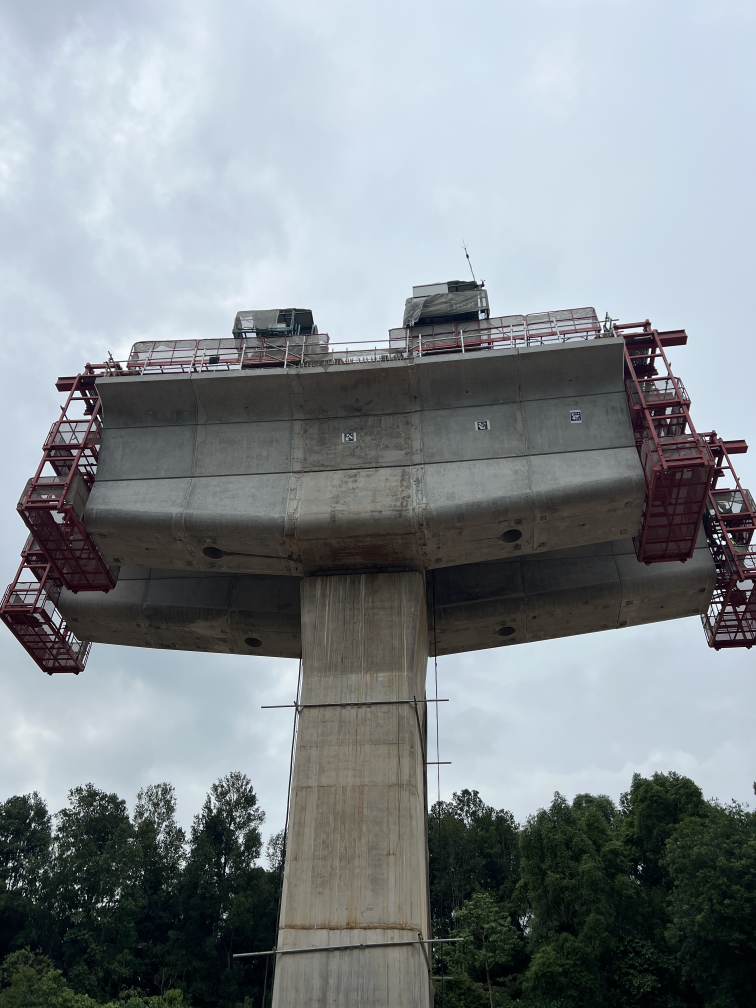
#> input picture iphone_images/1691741424676_.pic_hd.jpg, 3024 x 4032 px (shown at 1/4 size); its folder holds only this picture in this run
$ python -i MarkerDetect.py   (imports and definitions only)
#> lines starting #> are read from the running program, lines starting #| are printed output that depends on the picture
import cv2
import numpy as np
from PIL import Image
import glob
import os
import time
from pathlib import Path

# Import ArUco module explicitly
from cv2 import aruco

# Constants and configuration
# ArUco configuration
aruco_dict = aruco.getPredefinedDictionary(aruco.DICT_6X6_250)
parameters = aruco.DetectorParameters()

# Calibrated iphone 13pm camera parameters
CAMERA_MATRIX = np.array([
    [3.03671333e+03, 0.00000000e+00, 1.47645324e+03],
    [0.00000000e+00, 3.04258016e+03, 1.99270842e+03],
    [0.00000000e+00, 0.00000000e+00, 1.00000000e+00]
], dtype=np.float64)

DIST_COEFFS = np.array([
    2.52297387e-01, -1.67839933e+00, -4.19392270e-03, -9.71453842e-03, 7.25147589e+00
], dtype=np.float64)
MARKER_LENGTH = 0.28  # meters

# Detector parameters configuration
parameters.adaptiveThreshWinSizeMin = 5
parameters.adaptiveThreshWinSizeMax = 35
parameters.minMarkerPerimeterRate = 0.03
parameters.cornerRefinementMethod = aruco.CORNER_REFINE_SUBPIX

# Default paths
DEFAULT_IMAGE_FOLDER = os.path.join("raw images")
DEFAULT_RESULTS_FOLDER = os.path.join("results")

# Required marker IDs
REQUIRED_MARKERS = [0, 4]


def load_and_preprocess(image_path, enhance_contrast=True):
    """
    Load image and preprocess with optional contrast enhancement

    Args:
        image_path (str): Path to the input image
        enhance_contrast (bool): Whether to enhance contrast

    Returns:
        tuple: (preprocessed image, new camera matrix) or (None, None) if loading fails
    """
#> called with image_path = 'iphone_images/1691741424676_.pic_hd.jpg', enhance_contrast = True
    try:
        # Directly load image with OpenCV
        img = cv2.imread(image_path)
#> img is the input picture: shape (4032, 3024, 3); mean B, G, R 142.3, 138, 131
        if img is None:
            print(f"Failed to load image: {image_path}")
            return None, None

        # Enhance contrast
        if enhance_contrast:
            # Convert to LAB color space (L=lightness, A=green-red, B=blue-yellow)
            lab = cv2.cvtColor(img, cv2.COLOR_BGR2LAB)
#> lab: shape (4032, 3024, 3); mean of channels 0, 1, 2 140.7, 126.5, 125.3
            # Split channels
            l, a, b = cv2.split(lab)
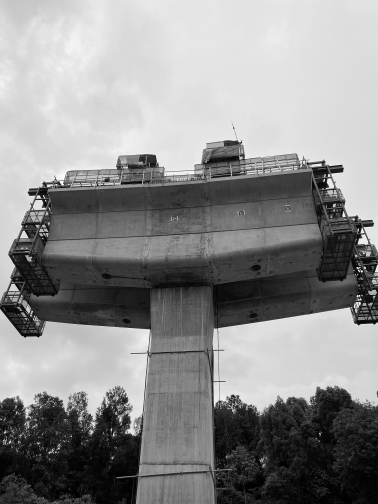
#> l: shape (4032, 3024) (shown at 1/8 size); min 0, max 255, mean 140.7
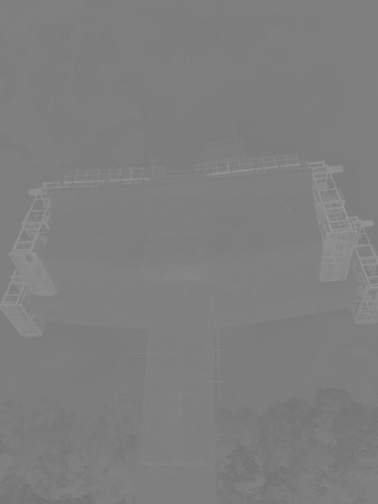
#> a: shape (4032, 3024) (shown at 1/8 size); min 105, max 157, mean 126.5
            # Apply CLAHE (Contrast Limited Adaptive Histogram Equalization) to lightness channel
            clahe = cv2.createCLAHE(clipLimit=2.0, tileGridSize=(8, 8))
            cl = clahe.apply(l)
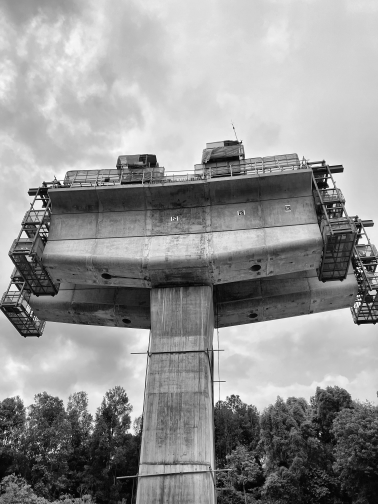
#> cl: shape (4032, 3024) (shown at 1/8 size); min 0, max 255, mean 147.2
            # Merge channels
            enhanced_lab = cv2.merge((cl, a, b))
#> enhanced_lab: shape (4032, 3024, 3); mean of channels 0, 1, 2 147.2, 126.5, 125.3
            # Convert back to BGR
            img = cv2.cvtColor(enhanced_lab, cv2.COLOR_LAB2BGR)
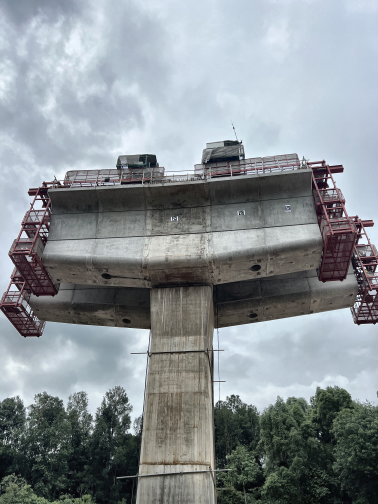
#> img: shape (4032, 3024, 3) (shown at 1/8 size); mean B, G, R 147.7, 143.6, 136.7

        # Undistort
        h, w = img.shape[:2]
        new_cam_matrix, roi = cv2.getOptimalNewCameraMatrix(
            CAMERA_MATRIX, DIST_COEFFS, (w, h), 1, (w, h))
        undistorted_img = cv2.undistort(
            img, CAMERA_MATRIX, DIST_COEFFS, None, new_cam_matrix)
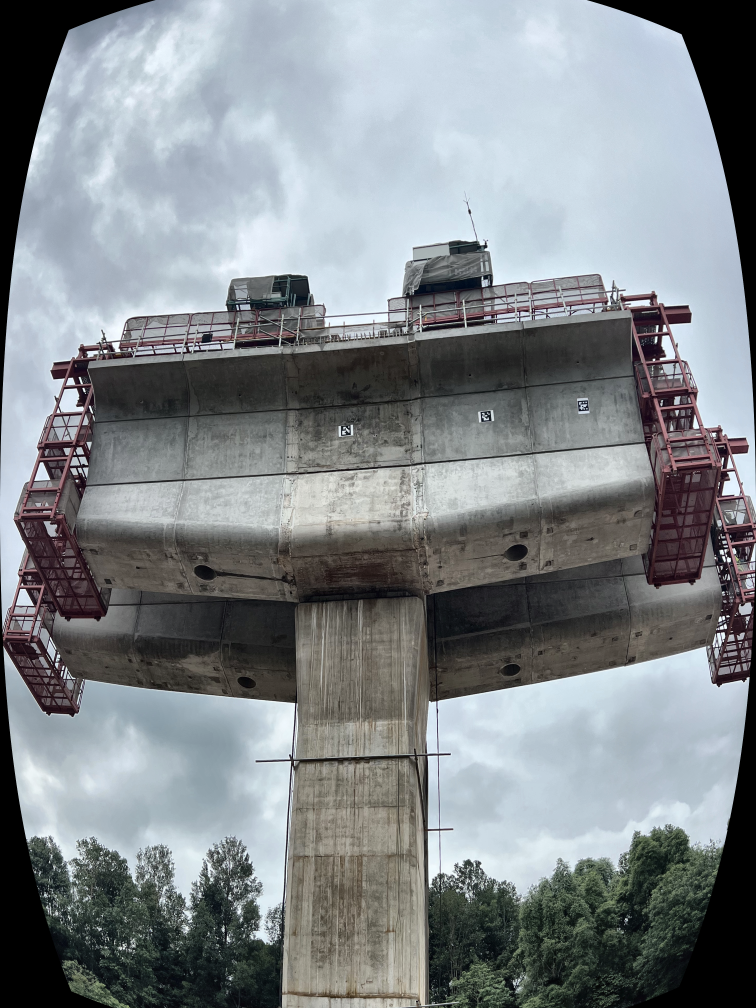
#> undistorted_img: shape (4032, 3024, 3) (shown at 1/4 size); mean B, G, R 137.8, 134.3, 128.7
        return undistorted_img, new_cam_matrix

    except Exception as e:
        print(f"Error processing image {image_path}: {str(e)}")
        return None, None


def rotation_matrix_to_euler(R):
    """
    Convert rotation matrix to Euler angles (degrees) with singularity handling

    Args:
        R (numpy.ndarray): 3x3 rotation matrix

    Returns:
        numpy.ndarray: Euler angles in degrees [roll, pitch, yaw]
    """
    sy = np.sqrt(R[0, 0] * R[0, 0] + R[1, 0] * R[1, 0])

    if sy > 1e-6:  # Non-singular case
        x = np.arctan2(R[2, 1], R[2, 2])
        y = np.arctan2(-R[2, 0], sy)
        z = np.arctan2(R[1, 0], R[0, 0])
    else:  # Singular case
        x = np.arctan2(-R[1, 2], R[1, 1])
        y = np.arctan2(-R[2, 0], sy)
        z = 0

    return np.degrees([x, y, z])


def create_transform_matrix(rvec, tvec):
    """
    Create a 4x4 transformation matrix from rotation and translation vectors

    Args:
        rvec (numpy.ndarray): Rotation vector
        tvec (numpy.ndarray): Translation vector

    Returns:
        numpy.ndarray: 4x4 transformation matrix
    """
    R, _ = cv2.Rodrigues(rvec)
    M = np.eye(4)
    M[:3, :3] = R
    M[:3, 3] = tvec.flatten()
    return M


def calculate_relative_pose(ref_rvec, ref_tvec, tar_rvec, tar_tvec):
    """
    Calculate relative pose between two markers

    Args:
        ref_rvec (numpy.ndarray): Reference marker rotation vector
        ref_tvec (numpy.ndarray): Reference marker translation vector
        tar_rvec (numpy.ndarray): Target marker rotation vector
        tar_tvec (numpy.ndarray): Target marker translation vector

    Returns:
        numpy.ndarray: 4x4 transformation matrix representing relative pose
    """
    ref_in_cam = create_transform_matrix(ref_rvec, ref_tvec)
    tar_in_cam = create_transform_matrix(tar_rvec, tar_tvec)
    return np.linalg.inv(ref_in_cam) @ tar_in_cam


def analyze_image(image_path, visualize=False, enhance_contrast=True, output_folder=None):
    """
    Detect ArUco markers and analyze their relative positions

    Args:
        image_path (str): Path to the input image
        visualize (bool): Whether to visualize and save results
        enhance_contrast (bool): Whether to enhance contrast
        output_folder (str): Path to save visualization results

    Returns:
        dict: Analysis results or None if processing fails
    """
    start_time = time.time()
    print(f"Processing: {image_path}")

    # Load and preprocess image
    img, new_cam_matrix = load_and_preprocess(
        image_path, enhance_contrast=enhance_contrast)
#> new_cam_matrix = [[3199.1, 0, 1467.7], [0, 3769.4, 2023.1], [0, 0, 1]]

    if img is None:
        print(f"Failed to process {image_path}")
        return None

    # Detection
    gray = cv2.cvtColor(img, cv2.COLOR_BGR2GRAY)
    try:
        corners, ids, rejected = aruco.detectMarkers(
            gray, aruco_dict, parameters=parameters)
#> corners = ([[2309.8, 1604.3], [2350.4, 1600.7], [2355.5, 1641.3], [2314.5, 1644.7]], [[1921.6, 1648.1], [1961.5, 1642.9], [1965, 1682], [1926, 1688]], [[1402.4, 1739.3], [1364, 1743.1], [1364, 1704], [1400, 1700]]); ids = [4, 3, 0]; rejected = 54 items
    except Exception as e:
        print(f"Error during marker detection: {str(e)}")
        return None

    if ids is None or len(ids) == 0:
        print(f"No markers detected in {image_path}")
        return None

    # Check for required markers
    flat_ids = ids.flatten()
#> flat_ids = [4, 3, 0]
    missing_markers = [
        marker for marker in REQUIRED_MARKERS if marker not in flat_ids]
#> missing_markers = []
    if missing_markers:
        print(f"Required markers {missing_markers} not found in {image_path}")
        print(f"Detected marker IDs: {flat_ids}")
        return None

    try:
        # Pose estimation
        ref_idx = np.where(ids == REQUIRED_MARKERS[0])[0][0]
#> ref_idx = 2
        tar_idx = np.where(ids == REQUIRED_MARKERS[1])[0][0]
#> tar_idx = 0

        # Use new_cam_matrix and zero distortion coefficients for pose estimation
        # since we're working with an already undistorted image
        zero_dist_coeffs = np.zeros(5)

        rvec_ref, tvec_ref, _ = aruco.estimatePoseSingleMarkers(
            corners[ref_idx], MARKER_LENGTH, new_cam_matrix, zero_dist_coeffs)
#> rvec_ref = [[-0.0966, -2.98, 0.616]]; tvec_ref = [[-0.634, -1.91, 23.84]]
        rvec_tar, tvec_tar, _ = aruco.estimatePoseSingleMarkers(
            corners[tar_idx], MARKER_LENGTH, new_cam_matrix, zero_dist_coeffs)
#> rvec_tar = [[2.7, -0.0494, -0.173]]; tvec_tar = [[6.07, -2.38, 22.44]]

        # Calculate relative transformation
        rel_transform = calculate_relative_pose(rvec_ref[0], tvec_ref[0],
                                                rvec_tar[0], tvec_tar[0])
#> in create_transform_matrix, `R, _ = cv2.Rodrigues(rvec)`: R = [[-0.993, 0.0425, -0.107], [0.0814, 0.916, -0.392], [0.0814, -0.398, -0.914]]
#> in calculate_relative_pose, `ref_in_cam = create_transform_matrix(ref_rvec, ref_tvec)`: ref_in_cam = [[-0.993, 0.0425, -0.107, -0.634], [0.0814, 0.916, -0.392, -1.91], [0.0814, -0.398, -0.914, 23.84], [0, 0, 0, 1]]
#> in calculate_relative_pose, `tar_in_cam = create_transform_matrix(tar_rvec, tar_tvec)`: tar_in_cam = [[0.992, -0.00778, -0.129, 6.07], [-0.0617, -0.906, -0.42, -2.38], [-0.114, 0.424, -0.899, 22.44], [0, 0, 0, 1]]
#> rel_transform = [[-0.999, -0.0315, 0.0209, -6.81], [0.0308, -0.999, -0.0323, 0.404], [0.0219, -0.0316, 0.999, 0.747], [0, 0, 0, 1]]

        # Extract metrics
        rel_position = rel_transform[:3, 3]
#> rel_position = [-6.81, 0.404, 0.747]
        x_displacement = rel_position[0]
#> x_displacement = -6.81
        y_displacement = rel_position[1]
#> y_displacement = 0.404
        distance = np.linalg.norm(rel_position)
#> distance = 6.86
        euler_angles = rotation_matrix_to_euler(rel_transform[:3, :3])
#> in rotation_matrix_to_euler, `sy = np.sqrt(R[0, 0] * R[0, 0] + R[1, 0] * R[1, 0])`: sy = 1
#> in rotation_matrix_to_euler, `x = np.arctan2(R[2, 1], R[2, 2])`: x = -0.0316
#> in rotation_matrix_to_euler, `y = np.arctan2(-R[2, 0], sy)`: y = -0.0219
#> in rotation_matrix_to_euler, `z = np.arctan2(R[1, 0], R[0, 0])`: z = 3.11
#> euler_angles = [-1.81, -1.26, 178.2]

        # Visualization
        if visualize:
            vis_img = img.copy()
            aruco.drawDetectedMarkers(vis_img, corners, ids)
            for i, (rvec, tvec) in enumerate([(rvec_ref[0], tvec_ref[0]), (rvec_tar[0], tvec_tar[0])]):
                cv2.drawFrameAxes(vis_img, new_cam_matrix, zero_dist_coeffs,
                                  rvec, tvec, MARKER_LENGTH/2)

            # Create output folder if it doesn't exist
            if output_folder is None:
                output_folder = os.path.join(
                    os.path.dirname(image_path), "results")
            os.makedirs(output_folder, exist_ok=True)

            # Save visualization
            filename = os.path.basename(image_path)
            output_path = os.path.join(output_folder, f"result_{filename}")
            cv2.imwrite(output_path, vis_img)

            # Display
            cv2.imshow('Analysis', cv2.resize(vis_img, (0, 0), fx=0.5, fy=0.5))
            cv2.waitKey(1000)

        # Results
        processing_time = time.time() - start_time
        print(
            f"\nResults for {image_path} (processed in {processing_time:.2f}s):")
        print(f"  X Displacement: {x_displacement:.3f}m")
#|   X Displacement: -6.810m
        print(f"  Y Displacement: {y_displacement:.3f}m")
#|   Y Displacement: 0.404m

        return {
            "image_path": image_path,
            "x_displacement": x_displacement,
            "y_displacement": y_displacement,
            "processing_time": processing_time
        }
    except Exception as e:
        print(f"Error during pose estimation: {str(e)}")
        return None


# [92 lines left out: functions process_images, main, not called in this run]


# [2 lines not run here, left out]

>>> result = analyze_image('iphone_images/1691741424676_.pic_hd.jpg')
#> result = {'image_path': 'iphone_images/1691741424676_.pic_hd.jpg', 'x_displacement': -6.81, 'y_displacement': 0.404, 'processing_time': 4.11}

$ run again, on iphone_images/1711741424682_.pic_hd.jpg
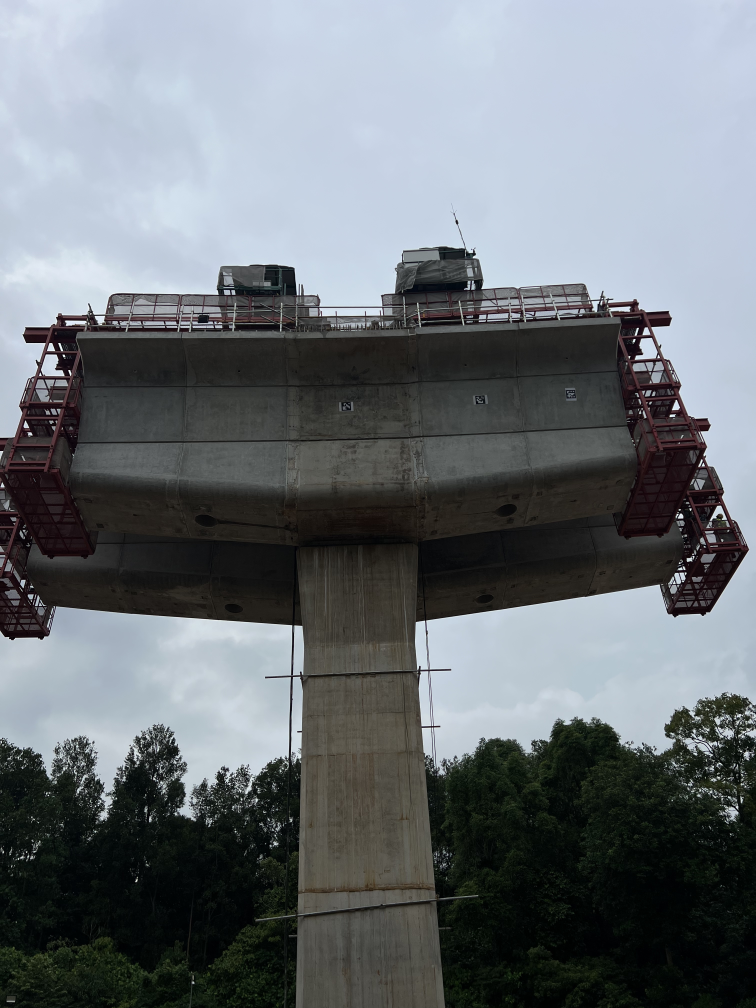
#> input picture iphone_images/1711741424682_.pic_hd.jpg, 3024 x 4032 px (shown at 1/4 size)
#> in load_and_preprocess, img is the input picture: shape (4032, 3024, 3); mean B, G, R 117.6, 113, 107.4
#> lab: shape (4032, 3024, 3); mean of channels 0, 1, 2 115, 127, 125.3
#> in load_and_preprocess, `cl = clahe.apply(l)`:
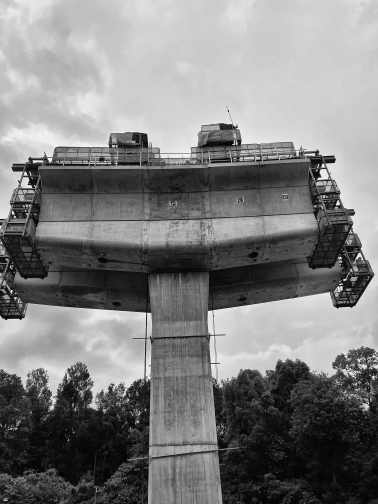
#> cl: shape (4032, 3024) (shown at 1/8 size); min 0, max 255, mean 126.7
#> enhanced_lab: shape (4032, 3024, 3); mean of channels 0, 1, 2 126.7, 127, 125.3
#> in load_and_preprocess, `undistorted_img = cv2.undistort( img, CAMERA_MATRIX, DIST_COEFFS, None..`:
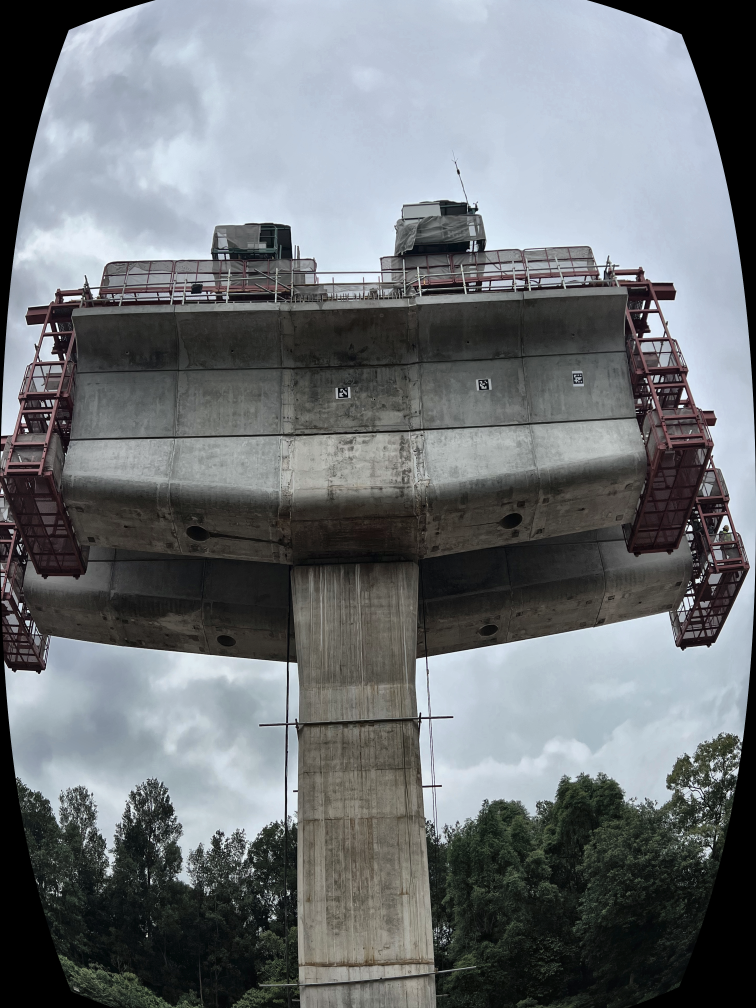
#> undistorted_img: shape (4032, 3024, 3) (shown at 1/4 size); mean B, G, R 118.5, 114.9, 110.4
#> in analyze_image, `img, new_cam_matrix = load_and_preprocess( image_path, enhance_contras..`: new_cam_matrix = [[3199.1, 0, 1467.7], [0, 3769.4, 2023.1], [0, 0, 1]]
#> corners = ([[1392.5, 1589.1], [1353, 1592], [1351, 1551], [1389, 1549]], [[1912.9, 1519.9], [1952, 1517], [1955, 1557], [1917, 1560]], [[2290, 1495], [2327.5, 1492.7], [2333, 1533], [2294, 1534]]); ids = [0, 3, 4]; rejected = 42 items
#> flat_ids = [0, 3, 4]
#> missing_markers = []
#> ref_idx = 0
#> tar_idx = 2
#> rvec_ref = [[0.113, 3.03, -0.567]]; tvec_ref = [[-0.695, -2.77, 23.08]]
#> rvec_tar = [[2.77, -0.0461, -0.0263]]; tvec_tar = [[6.19, -3.17, 23.47]]
#> R = [[-0.996, 0.0819, 0.0413], [0.0614, 0.93, -0.363], [-0.0681, -0.359, -0.931]]
#> ref_in_cam = [[-0.996, 0.0819, 0.0413, -0.695], [0.0614, 0.93, -0.363, -2.77], [-0.0681, -0.359, -0.931, 23.08], [0, 0, 0, 1]]
#> tar_in_cam = [[0.999, -0.0287, -0.0243, 6.19], [-0.0356, -0.931, -0.363, -3.17], [-0.0123, 0.363, -0.932, 23.47], [0, 0, 0, 1]]
#> rel_transform = [[-0.996, -0.0534, 0.0654, -6.91], [0.0532, -0.999, -0.00496, 0.0494], [0.0656, -0.00147, 0.998, 0.0604], [0, 0, 0, 1]]
#> rel_position = [-6.91, 0.0494, 0.0604]
#> x_displacement = -6.91
#> y_displacement = 0.0494
#> distance = 6.91
#> sy = 0.998
#> x = -0.00147
#> y = -0.0657
#> z = 3.09
#> euler_angles = [-0.0842, -3.76, 176.9]
#|   X Displacement: -6.906m
#|   Y Displacement: 0.049m
#> result = {'image_path': 'iphone_images/1711741424682_.pic_hd.jpg', 'x_displacement': -6.91, 'y_displacement': 0.0494, 'processing_time': 4}
